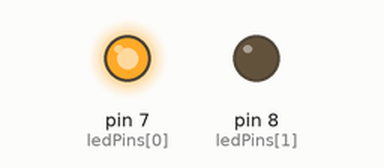
This sketch was run on a simulated Arduino Uno, built with avr-gcc and run on an emulated ATmega328P. Shown: output pins drawn as LEDs (lit = HIGH).

Above: at 0.5 s.
At 2.5 s:
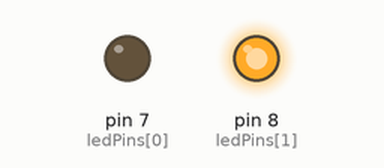
At 3.5 s:
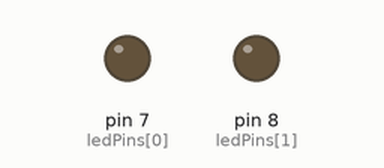
Timing chart, 0 to 5.2 s (numbered marks = the images above):
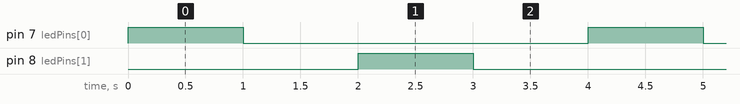

The sketch:

sketch_may24b.ino
```cpp
int ledPins[]={7,8};    // 배열을 이용하여, ledPins[0] = 7 , ledPins[1] = 8 번의 핀 넘버를 설정하였다.

void blick3()
{
   for(int index=0;index<2;index++)
 {
   digitalWrite(ledPins[index],HIGH);       // ledPins[0] 값에 HIGH (즉,1) 입력.
   delay(1000);                              // 1000ms 동안 현 상태 유지.
   digitalWrite(ledPins[index],LOW);       // ledPins[0] 값에 LOW (즉,0)입력.
   delay(1000);                              // 1000ms 동안 현 상태 유지.
 }
}

void setup()
{
 for(int index=0;index<2;index ++)
 {
   pinMode(ledPins[index],OUTPUT);    // ledPins[0]과 ledPins[1] 의 Mode 설정. OUTPUT !!
 }
 Serial.begin(9600);      // 시리얼 포트 초기화 ( 나중에 자세하게 공부하도록 한다.)
}

void loop()
{
  blick3();       // 함수 호출

}
```

Measured:
- by itself, pin 7 (ledPins[0]), pin 8 (ledPins[1]): alternates HIGH for 1.0 s and LOW for 3.0 s
- by itself, everything shown: repeats every 4.0 s, in 4 steps
